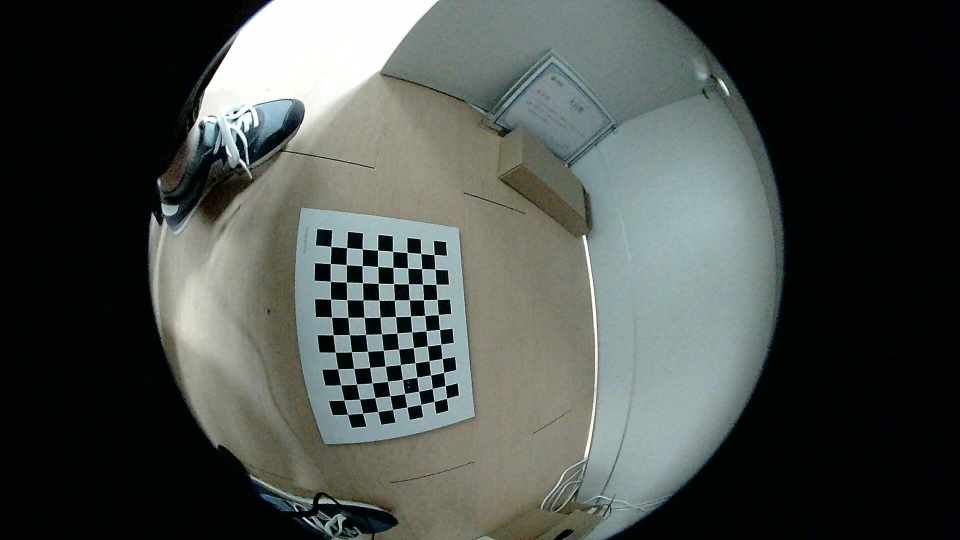
#> input picture my_photo-1.jpg, 1920 x 1080 px (shown at 1/2 size)
$ python show.py my_photo-1.jpg   (older library calls are emulated)
#> lines starting #> are read from the running program, lines starting #| are printed output that depends on the picture
import cv2
import numpy as np
import os
import glob
import sys
DIM=(1920, 1080)
K=np.array([[518.5206194361012, 0.0, 932.0926791943779], [0.0, 518.0241546073428, 507.22695301062527], [0.0, 0.0, 1.0]])
D=np.array([[-0.09556402717747697], [0.012374049436718767], [-0.010465758469831311], [0.0033159128053917544]])
def undistort(img_path):
#> called with img_path = 'my_photo-1.jpg'
    img = cv2.imread(img_path)
#> img is the input picture: shape (1080, 1920, 3); mean B, G, R 74.4, 78.3, 72.6
    cv2.imshow("original", img)
    h,w = img.shape[:2]
#> h = 1080; w = 1920
    map1, map2 = cv2.fisheye.initUndistortRectifyMap(K, D, np.eye(3), K, DIM, cv2.CV_16SC2)
    undistorted_img = cv2.remap(img, map1, map2, interpolation=cv2.INTER_LINEAR, borderMode=cv2.BORDER_CONSTANT)
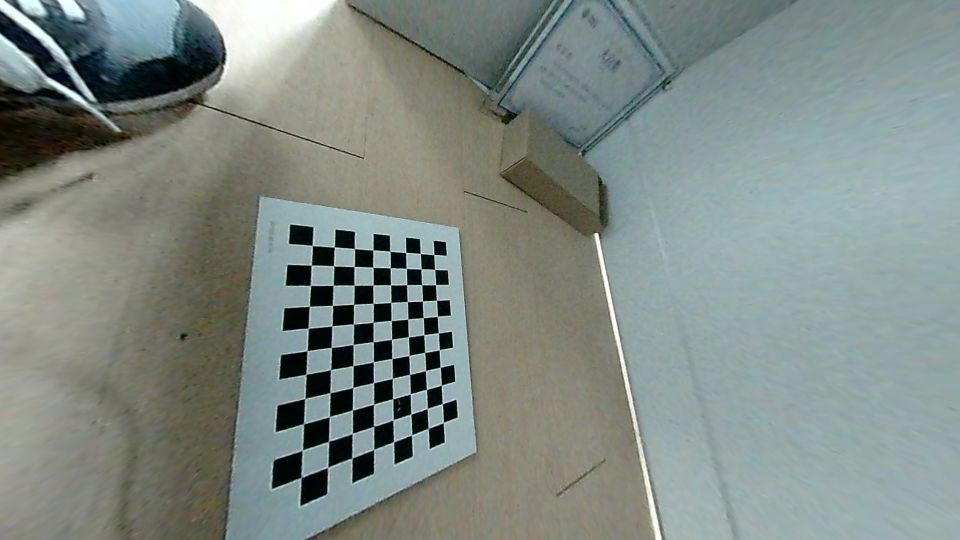
#> undistorted_img: shape (1080, 1920, 3) (shown at 1/2 size); mean B, G, R 133.1, 138.7, 128.1
    cv2.imshow("undistorted", undistorted_img)
    cv2.waitKey(0)
    cv2.destroyAllWindows()
if __name__ == '__main__':
    for p in sys.argv[1:]:
        undistort(p)

$ run again, on my_photo-11.jpg
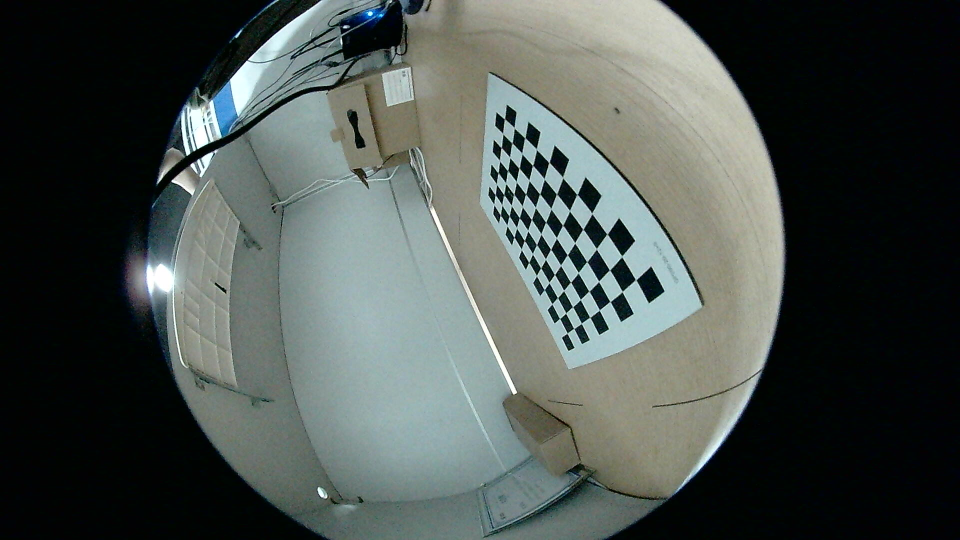
#> input picture my_photo-11.jpg, 1920 x 1080 px (shown at 1/2 size)
#> in undistort, img is the input picture: shape (1080, 1920, 3); mean B, G, R 78.5, 82.1, 74.6
#> in undistort, `undistorted_img = cv2.remap(img, map1, map2, interpolation=cv2.INTER_L..`:
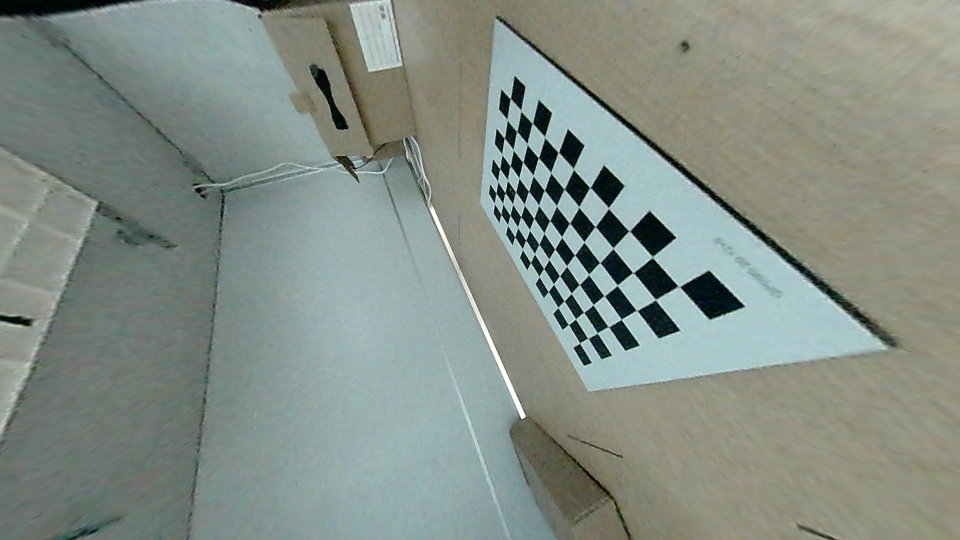
#> undistorted_img: shape (1080, 1920, 3) (shown at 1/2 size); mean B, G, R 134.3, 142.2, 132.2

$ run again, on my_photo-12.jpg
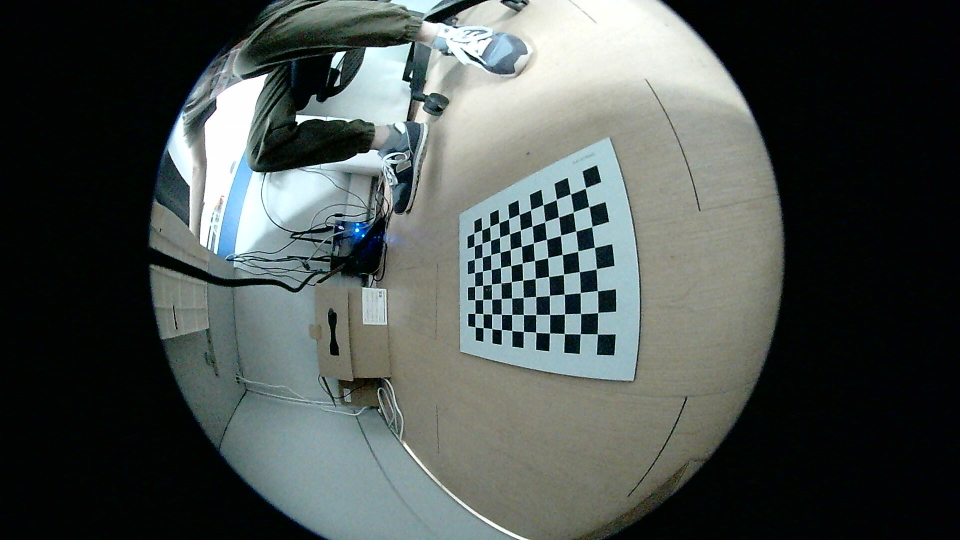
#> input picture my_photo-12.jpg, 1920 x 1080 px (shown at 1/2 size)
#> in undistort, img is the input picture: shape (1080, 1920, 3); mean B, G, R 79.1, 81.7, 74.5
#> in undistort, `undistorted_img = cv2.remap(img, map1, map2, interpolation=cv2.INTER_L..`:
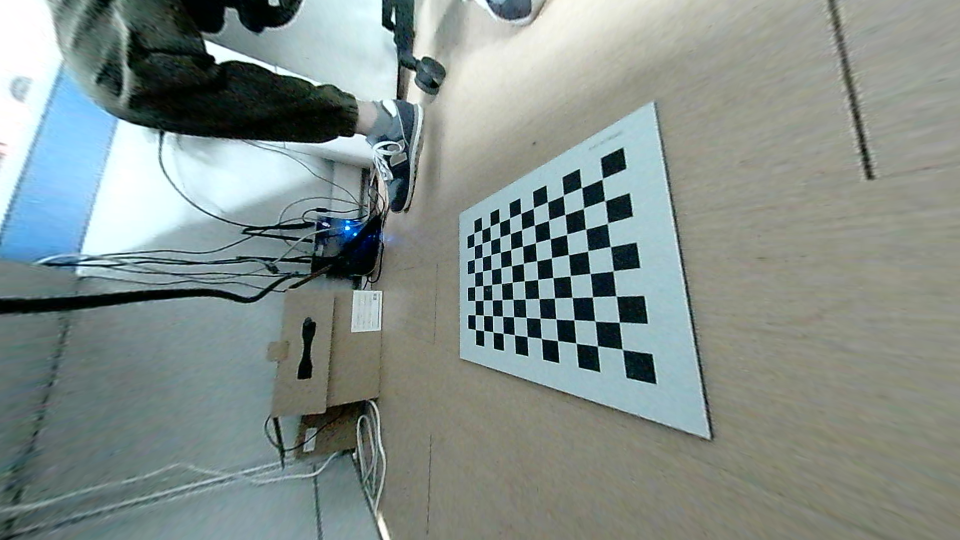
#> undistorted_img: shape (1080, 1920, 3) (shown at 1/2 size); mean B, G, R 138.5, 142.5, 131

$ run again, on my_photo-13.jpg
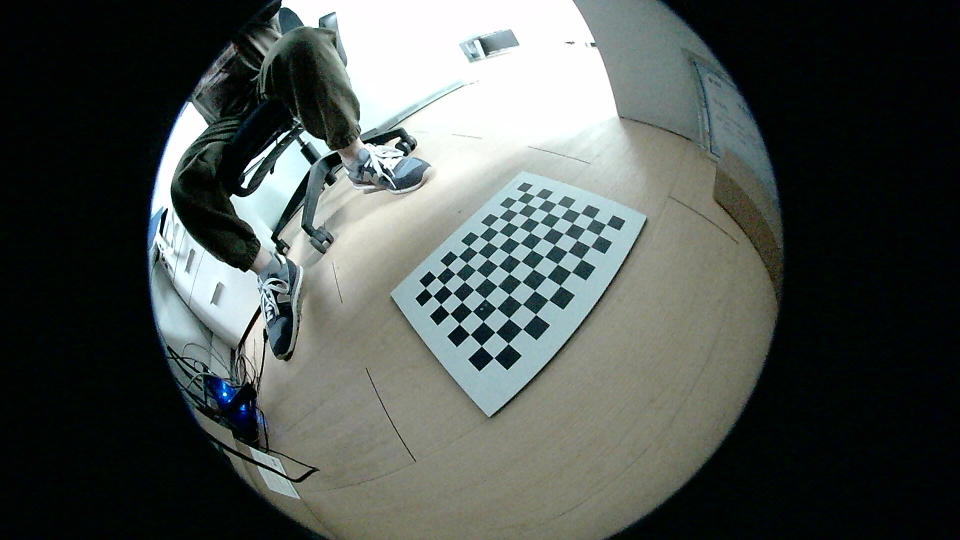
#> input picture my_photo-13.jpg, 1920 x 1080 px (shown at 1/2 size)
#> in undistort, img is the input picture: shape (1080, 1920, 3); mean B, G, R 80.8, 84.3, 77.8
#> in undistort, `undistorted_img = cv2.remap(img, map1, map2, interpolation=cv2.INTER_L..`:
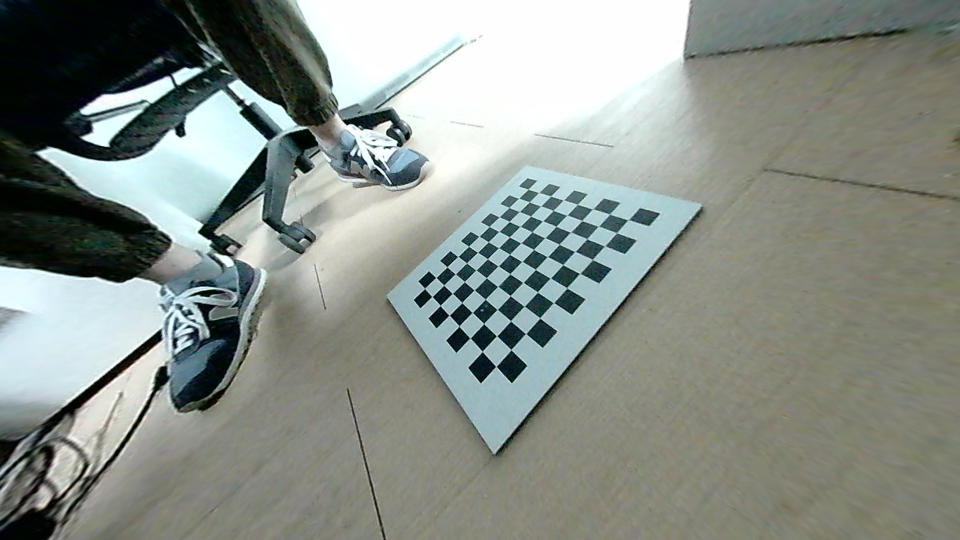
#> undistorted_img: shape (1080, 1920, 3) (shown at 1/2 size); mean B, G, R 136.2, 143.1, 135.9
